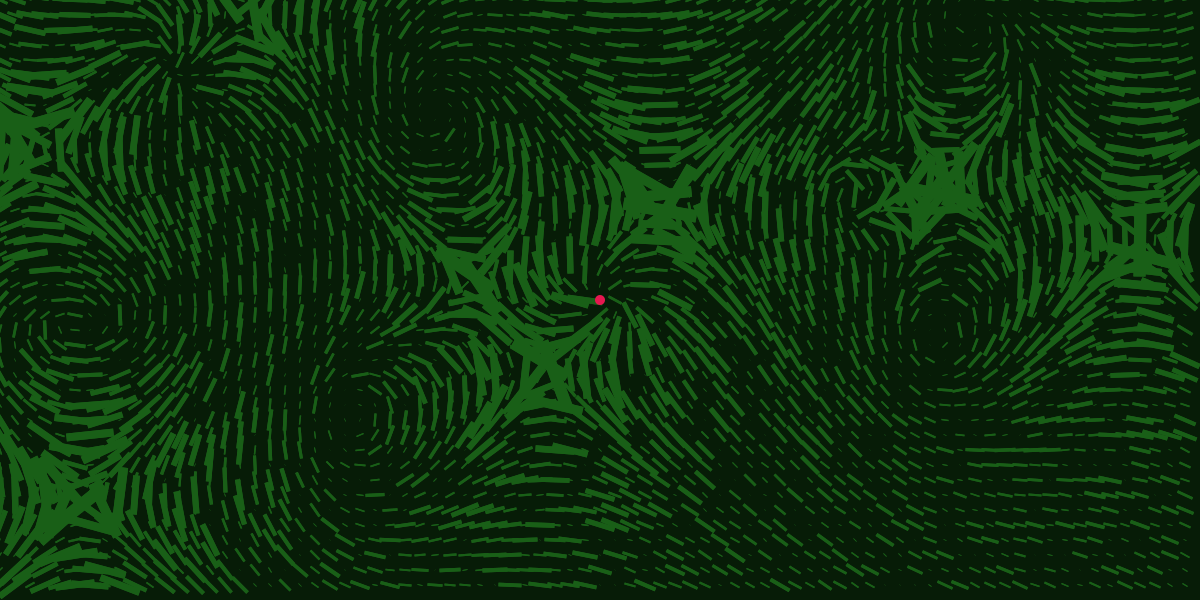
Frame 1 (no input)
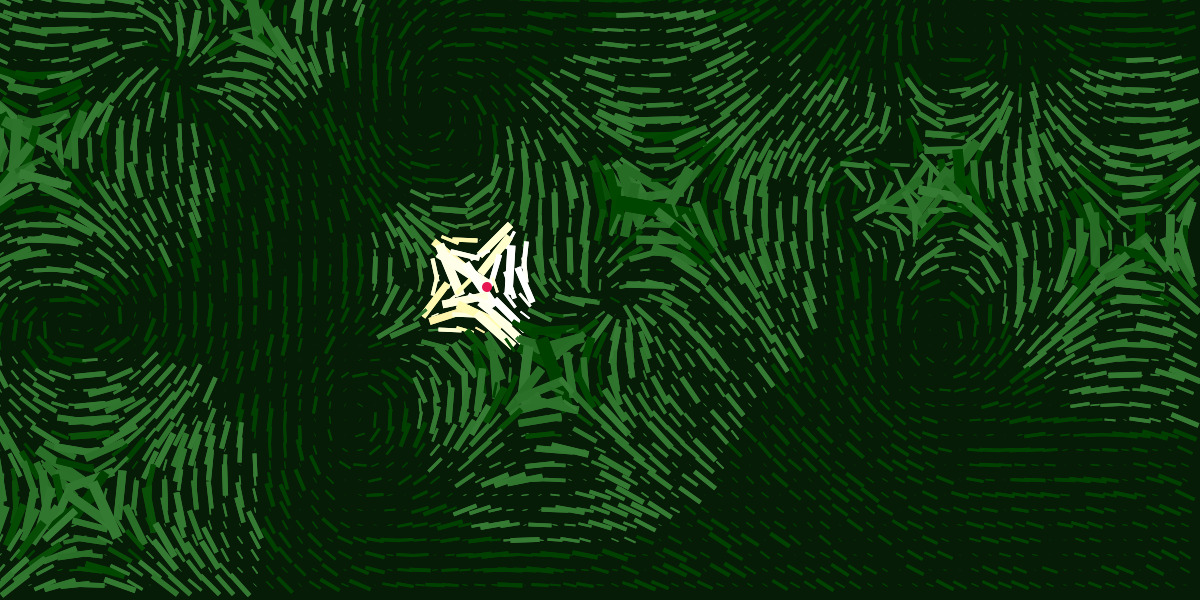
Frame 60 (the mouse pressed at the canvas centre just before this capture)
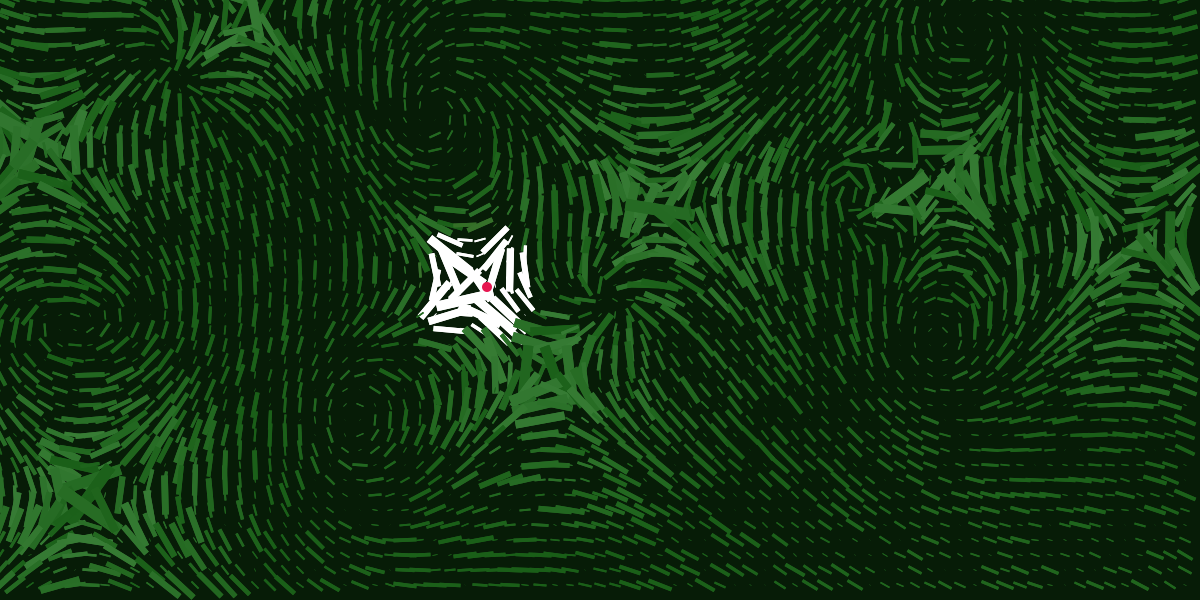
Frame 120 (the mouse held since frame 60 and released just before this capture)

The Processing sketch that drew these frames (run headless with seeded random() and noise(); from frame 60 on, the mouse is pressed at the canvas centre):

// Processing sketch: electric
// ── electric.pde
int numRows = 5;  // Number of rows
int numCols = 5;  // Number of columns
float spacing = 30;  // Spacing between lines
float lineLength = 20;  // Length of each line
float rotationSpeed = 0.02;  // Speed of rotation

int debounceDelay = 200; // Adjust this value as needed
int lastKeyPressTime = 0;
boolean vKeyPressedFlag = false;

int window_height = 600;
int window_width = 1200;

int cell_size = 15;

int n_height = window_height / cell_size;
int n_width = window_width / cell_size;

int count = n_height * n_width;

float noise_scale = 0.1;

int[][] charges;

Module[] mods;
Module[] mods_percibido;

boolean visualizar = false;
int q = -5;
int n = int(random(5, 15));
int[][] listCharges = new int[n][3];

  
float min_magnitude = 10000.0;
float max_magnitude = 0.0;

int xelectron = window_width / 2;
int yelectron = window_height / 2;

float electron_speed_x = 0;
float electron_speed_y = 0;
float max_electron_force = 8;

float electron_force = 10;
float electron_mass = 1;
float coeficiente_roce = 1;

float forcex = 0;
float forcey = 0;
float forcex_neta = 0;
float forcey_neta = 0;
float force_campox = 0;
float force_campoy = 0;

boolean[] keys = new boolean[128];

float br = random(0.0, 100.0);
float bg = random(0.0, 100.0);
float bb = random(0.0, 100.0);

void setup() {
  size(1200, 600);
  background(255);
  stroke(0);
  noFill();
  
  mods = new Module[count];
  mods_percibido = new Module[count];
  
  int index = 0;
  
  for (int i = 0; i < n; i++) {
    listCharges[i][0] = int(random(0, window_width));
    listCharges[i][1] = int(random(5, window_height));
    listCharges[i][2] = int(random(-10, 10));
  }

 
  
  for (int row = 0; row < n_height; row++) {
    for (int col = 0; col < n_width; col++) {
      float x = col * cell_size;
      float y = row * cell_size;
      float k = 1000;
      float nn = noise(x * noise_scale, y * noise_scale);
      float[] force = totalForce(int(x), int(y));
      //float v_x = 0.0;
      //float v_y = 0.0;
      float magnitude = k * (float) Math.sqrt(force[0] * force[0] + force[1] * force[1]);
      if (min_magnitude > magnitude) {
        min_magnitude = magnitude;
      }
      if (max_magnitude < magnitude) {
        max_magnitude = magnitude;
      }
      // print(magnitude, "\n");
      float x_coord = k * force[0] / magnitude;
      float y_coord = k * force[1] / magnitude;
      //print(x_coord, y_coord, "\n");
      mods_percibido[index] = new Module(x, y, lineLength, magnitude, x_coord, y_coord, nn, cell_size, br, bg, bb);
      mods[index] = new Module(x, y, lineLength, magnitude, x_coord, y_coord, nn, cell_size, br, bg, bb);
      index = index + 1;
      //print(b, "\n");
      //mods[index++] = new Module(x, y, lineLength);
      
    }
  }
}

void keyPressed() {
  keys[key] = true;
  if (key == 'v' || key == 'V') {
    if (!vKeyPressedFlag) {
      // Set the flag and record the time of the "V" key press
      vKeyPressedFlag = true;
      lastKeyPressTime = millis();
    }
  }
}

void keyReleased() {
  keys[key] = false;
}

void draw() {
  //background(29, 87, 89);
  background(br * 0.3, bg * 0.3, bb * 0.3);
  strokeCap(SQUARE);
  if (vKeyPressedFlag) {
    if (millis() - lastKeyPressTime >= debounceDelay) {
      visualizar = !visualizar;
      vKeyPressedFlag = false;
    }
  }

  int[] electron = { xelectron,yelectron,q };
  for (int row = 0; row < n_height; row++) {
    for (int col = 0; col < n_width; col++) {
      int x = col * cell_size;
      int y = row * cell_size;
      float k = 1000;
      int indice = row * n_width + col;
      float[] force_electron = force(x,y,electron);
      float[] force = { 0,0 };
      if (visualizar) {
      force[0] = mods_percibido[indice].v_x * mods_percibido[indice].magnitude/k + force_electron[0]*force_electron[2];
      force[1] = mods_percibido[indice].v_y * mods_percibido[indice].magnitude/k + force_electron[1]*force_electron[2];
      float magnitude = k * (float) Math.sqrt(force[0] * force[0] + force[1] * force[1]);
      if (min_magnitude > magnitude) {
        min_magnitude = magnitude;
      }
      if (max_magnitude < magnitude) {
        max_magnitude = magnitude;
      }
      // print(magnitude, "\n");
      float x_coord = k * force[0] / magnitude;
      float y_coord = k * force[1] / magnitude;
      
      mods[indice].v_x = x_coord;
      mods[indice].v_y = y_coord;
      mods[indice].magnitude = magnitude;
      }
      else {
      mods[indice].v_x = mods_percibido[indice].v_x;
      mods[indice].v_y = mods_percibido[indice].v_y;
      mods[indice].magnitude = mods_percibido[indice].magnitude;
      }
    }
  }
  for (Module mod : mods) {
    mod.display(min_magnitude, max_magnitude);
    mod.update();
    mod.move(xelectron, yelectron);
  }
  
  fill(230, 23, 80);
  noStroke();
  ellipse(xelectron, yelectron, 10, 10);
   if (keys['w'] || keys['W']) {
     forcey = -electron_force; // Move up
   }
   if (keys['s'] || keys['S']) {
     forcey = electron_force; // Move down
   }
   if (!(keys['w'] || keys['W']) && !(keys['s'] || keys['S'])) {
     forcey = 0;
   }
   if (keys['a'] || keys['A']) {
     forcex = -electron_force; // Move left
   }
   if (keys['d'] || keys['D']) {
     forcex = electron_force; // Move right
   }
   if (!(keys['a'] || keys['A']) && !(keys['d'] || keys['D'])) {
     forcex = 0;
   }
    
   int j = floor(xelectron/cell_size);
   int i = floor(yelectron/cell_size);
   
   if ( i < 0) {
     i = 0;
   }
   if ( j < 0) {
     j = 0;
   }
   if (i>=n_height) {
     i = n_height-1;
   }
   if (j>=n_width) {
     j = n_width-1;
   }
   
   int indice = i * n_width + j;
   
   force_campox = mods_percibido[indice].v_x * mods_percibido[indice].magnitude * q;
   force_campoy = mods_percibido[indice].v_y * mods_percibido[indice].magnitude * q;
    
   if (force_campox > max_electron_force) {
      force_campox = max_electron_force;
    }
    else if (force_campox < -max_electron_force){
      force_campox = -max_electron_force;
    }
   if (force_campoy > max_electron_force) {
      force_campoy = max_electron_force;
    }
    else if (force_campoy < -max_electron_force){
      force_campoy = -max_electron_force;
    }


     
    forcex_neta = forcex + force_campox - coeficiente_roce * electron_speed_x;
    forcey_neta = forcey + force_campoy - coeficiente_roce * electron_speed_y;

    electron_speed_x += forcex_neta/electron_mass;
    electron_speed_y += forcey_neta/electron_mass;


    xelectron += electron_speed_x;
    yelectron += electron_speed_y;
    
    xelectron = xelectron % window_width; 
    yelectron = yelectron % window_height; 
    if (xelectron < 0) {
      xelectron = window_width;
    }
    if (yelectron < 0) {
      yelectron = window_height;
    }


}

float[] force(int x, int y, int[] fixedCharge) {
  float r = sqrt(pow(x - fixedCharge[0], 2) + pow(y - fixedCharge[1], 2));
  float k = fixedCharge[2] / (r * r);
  float z = (x - fixedCharge[0]) / r;
  float w = (y - fixedCharge[1]) / r;
  return new float[]{z, w, k};
}

float[] totalForce(int x, int y) {
  float z = 0;
  float w = 0;
  for (int i = 0; i < listCharges.length; i++) {
    float[] f_i = force(x, y, listCharges[i]);
    z += f_i[0] * f_i[2];
    w += f_i[1] * f_i[2];
  }
  return new float[]{z, w};
}

// ── Module.pde
class Module {
  float x;
  float y;
  float lineLength;
  float angle;
  float magnitude;
  float v_x;
  float v_y;
  float n;
  int cell_size;
  int pond;
  float og_angle;
  float r;
  float g;
  float b;
  float xOffset;
  float yOffset;
  float varr;
  float varg;
  float varb;
  float scaling;
  float scaling_pond;
  float noise_scale;
  float noise_pond;
  
  
  Module(float xTemp, float yTemp, float lineLengthTemp, float magnitudeTemp, float v_xTemp, float v_yTemp, float nTemp, int cell_sizeTemp, float br, float bg, float bb){
  //Module(float xTemp, float yTemp, float lineLengthTemp){
    x = xTemp;
    y = yTemp;
    lineLength = lineLengthTemp;
    magnitude = magnitudeTemp;
    v_x = v_xTemp;
    v_y = v_yTemp;
    //xOffset = cell_sizeTemp * random(-0.5, 0.5);
    //yOffset = cell_sizeTemp * random(-0.5, 0.5);
    angle = (float) Math.atan2(v_x, v_y);
    og_angle = (float) Math.atan2(v_x, v_y);
    cell_size = cell_sizeTemp;
    if (random(0.0, 1.1) < 0.5) {
      pond = -1;
    } else {
      pond = 1;
    }
    //r = 230 * random(1.8, 1.2) + 20 * random(0.0, 1.0);
    //g = 200 * random(0.8, 1.2) + 20 * random(0.0, 1.0);
    //b = 70 * random(0.8, 1.2) + 20 * random(0.0, 1.0);
    //r = 23 * random(1.8, 1.2) + 20 * random(0.0, 1.0);
    //g = 230 * random(0.8, 1.2) + 20 * random(0.0, 1.0);
    //b = 170 * random(0.8, 1.2) + 20 * random(0.0, 1.0);
    //r = 23 * n + 20 * n;
    //g = 230 * n + 20 * n;
    //b = 170 * n + 20 * n;
    r = br + 170 * n;
    g = bg + 230 * n;
    b = bb + 170 * n;
    //print(r, g, b, n, "\n");
    varr = 0;
    varg = 0;
    varb = 0;
    scaling = random(0.1, 3.0);
    if (random(0.0, 1.0) < 0.5) {
      scaling_pond = 1;
    } else {
      scaling_pond = -1;
    }
    

// Ensure the angle is in the range [0, 2π] (0 to 360 degrees)
    if (angle < 0) {
        angle += 2 * Math.PI;
    }
    noise_scale = 0.05;
    n = noise(magnitude);
    if (n < 0.5) {
      noise_pond = 1;
    } else {
      noise_pond = -1;
    }
    
  }
  

  
  void update(){
    angle = (float) Math.atan2(v_x, v_y);
    og_angle = (float) Math.atan2(v_x, v_y);
      float large = log(magnitude / min_magnitude);
      
      //print(large, "\n");
      stroke(r + varr, g + varg, b + varb);
      strokeWeight(large * 0.5);
      
      pushMatrix();
      translate(x, y);
      rotate(angle);
      scale(scaling);
      //print(scaling, "\n");
      line(-large / 2 * cell_size * 0.2 + xOffset, 0, large / 2 * cell_size * 0.2 + yOffset, 0);
      popMatrix();
      
    //angle += 0.003 * pond;
    if ( angle > og_angle + 0.1) {
     // pond *= -1;
    } else if ( angle < og_angle - 0.1) {
     // pond *= -1;
    }
    //r += random(-3.0, 3.0);
    //g += random(-3.0, 3.0);
    //b += random(-3.0, 3.0);
    scaling += 0.01 * scaling_pond;
    if (scaling < 0.1) {
      scaling_pond *= -1;
    }
    else if (scaling > 3) {
      scaling_pond *= -1;
    }

    r += n * noise_pond;
    g += n * noise_pond;
    b += n * noise_pond;
    if ( r > br + 30) {
      noise_pond *= -1;
    }else if ( g > bg + 30) {
      noise_pond *= -1;
    }else if ( b > bb + 30) {
      noise_pond *= -1;
    }
    
    if ( r < br - 30) {
      noise_pond *= -1;
    }else if ( g < bg - 30) {
      noise_pond *= -1;
    }else if ( b < bb - 30) {
      noise_pond *= -1;
    }
  }
   
  void display(float min_magnitude, float max_magnitude){
    
      float large = log(magnitude / min_magnitude);
      //print(large, "\n");
      stroke(r + varr, g + varg, b + varb);
      strokeWeight(large * 0.5);
      
      pushMatrix();
      translate(x, y);
      rotate(angle);
      scale(scaling);
      //print(scaling, "\n");
      line(-large / 2 * cell_size * 0.2 + xOffset, 0, large / 2 * cell_size * 0.2 + yOffset, 0);
      popMatrix();
  }
  float distance(float x1, float y1, float x2, float y2) {
    float dx = x2 - x1;
    float dy = y2 - y1;
    return sqrt(dx*dx + dy*dy);
  }
  void move(float xelectron, float yelectron) {
    float d = distance(x, y, xelectron, yelectron);
    if (d < 60){
      varr += 15;
      varg += 5;
      varb += 5;
    }
    else {
      varr = 0;
      varg = 0;
      varb = 0;
    }
    
  
  }
}
